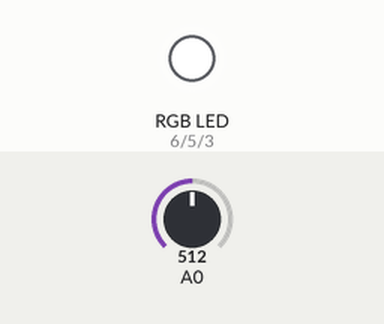
The sketch below on a simulated Arduino Uno, built with avr-gcc and run on an emulated ATmega328P. Parts: an RGB LED mixed from three pins (HIGH = lit). Inputs (shaded band) come from the test bench; at power-on: A0 = 512. Dim RGB values are drawn brighter than linear.

Above: at 1.2 s.
1.3 s: A0 set to 214
2.8 s: A0 set to 191
At 2.97 s:
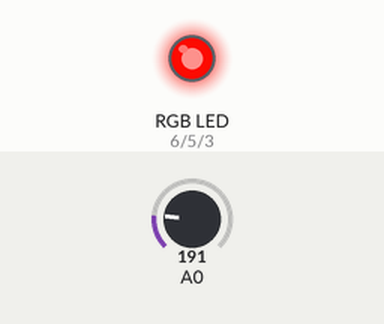
At 4.19 s:
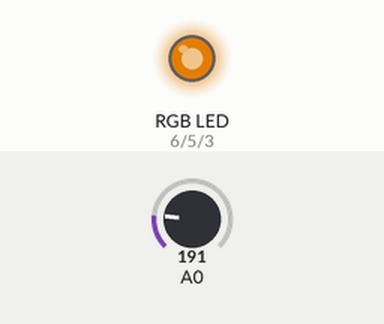
5.8 s: A0 set to 210
7.3 s: A0 set to 190
At 7.47 s:
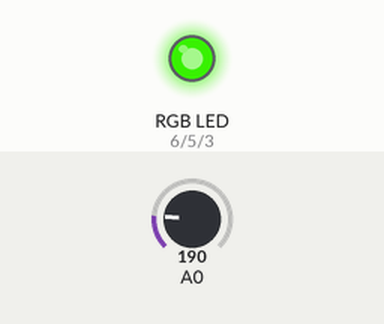
10.3 s: A0 set to 265
Timing chart, 0 to 12.8 s (numbered marks = the images above; inputs shaded):
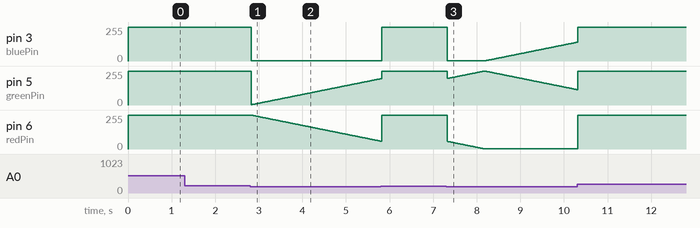

Measured:
- the behaviour switches between 200 and 199 on A0 (found by bisection; images 0 and 1)
- after the input at 1.3 s, every drawn part: stays the same
- after the input at 2.8 s, pin 3 (bluePin): 255/255 → 1/255 at once; pin 6 (redPin): moves from 255/255 to 59/255 over 3.0 s, starting at once
- after the input at 7.3 s, pin 6 (redPin): moves from 255/255 to 1/255 over 0.85 s, starting at once

The sketch:

nightlight_final.ino
```cpp
//NightLight - Soap Dish
//Lisa Liu & Heather Hsueh
//HCID521 Winter Quarter 2020
//Fade code: https://www.arduino.cc/en/Tutorial/DimmingLEDs
//Photocell code: https://learn.adafruit.com/photocells/using-a-photocell

int redPin = 6;
int greenPin = 5;
int bluePin = 3;

int redVal   = 255; // Variables to store the values to send to the pins
int greenVal = 1;   // Initial values are Red full, Green and Blue off
int blueVal  = 1;

int i = 0;     // Loop counter
int wait = 5; // 50ms (.05 second) delay; shorten for faster fades
int DEBUG = 0; // DEBUG counter; if set to 1, will write values back via serial

void setup() {
  Serial.begin(9600); //for photocell
  pinMode(redPin, OUTPUT); //for rgb LED
  pinMode(greenPin, OUTPUT);
  pinMode(bluePin, OUTPUT);

}

void loop() {

  // photocell code
  int photocell1 = analogRead(A0);
  int ledVal = map((photocell1), 300, 600, 255, 0);
  //analogWrite(11, ledVal);
  //Serial.print(",");
  //Serial.println(ledVal);
  delay(wait*2);

  //LED code
  if (photocell1 < 200) {  // if detected light is less than (shadow of phone), start lights

    i += 1;      // Increment counter
    if (i < 255) // First phase of fades
        {
          redVal   -= 1; // Red down
          greenVal += 1; // Green up
          blueVal   = 1; // Blue low
        }
        else if (i < 509) // Second phase of fades
        {
          redVal    = 1; // Red low
          greenVal -= 1; // Green down
          blueVal  += 1; // Blue up
        }
        else if (i < 763) // Third phase of fades
        {
          redVal  += 1; // Red up
          greenVal = 1; // Green low
          blueVal -= 1; // Blue down
        }
    else // Re-set the counter, and start the fades again
        {
          i = 1;
        }

      analogWrite(redPin, redVal);   // Write current values to LED pins
      analogWrite(greenPin, greenVal);
      analogWrite(bluePin, blueVal);

  } else // stop lights
  {
      analogWrite(redPin, 255);   // Write current values to LED pins
      analogWrite(greenPin, 255);
      analogWrite(bluePin, 255);
  }

  if (DEBUG) { // If we want to read the output
    DEBUG += 1;     // Increment the DEBUG counter
    if (DEBUG > 10) // Print every 10 loops
    {
      DEBUG = 1;     // Reset the counter

      Serial.print(i);       // Serial commands in 0004 style
      Serial.print("\t");    // Print a tab
      Serial.print("R:");    // Indicate that output is red value
      Serial.print(redVal);  // Print red value
      Serial.print("\t");    // Print a tab
      Serial.print("G:");    // Repeat for green and blue...
      Serial.print(greenVal);
      Serial.print("\t");
      Serial.print("B:");
      Serial.println(blueVal); // println, to end with a carriage return
    }
  }
  delay(wait); // Pause for 'wait' milliseconds before resuming the loop

}
```
